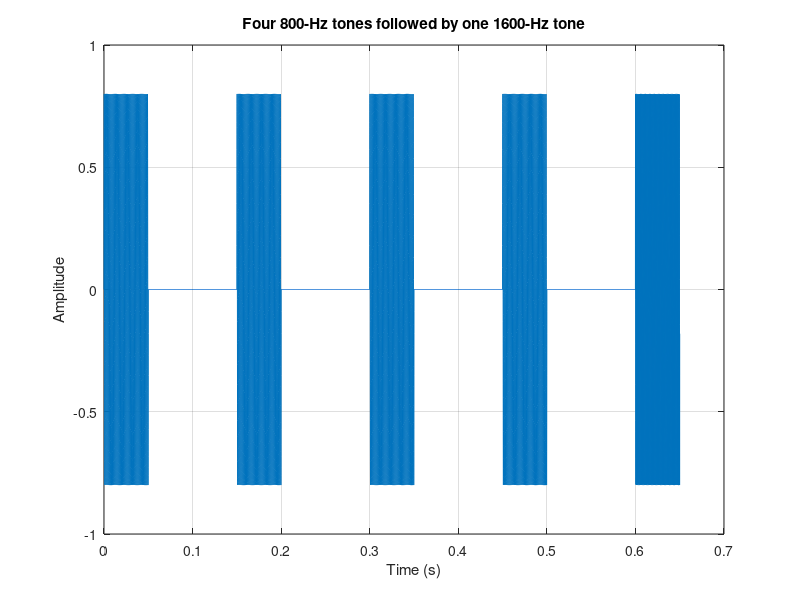

Write the MATLAB code that produced this figure.
%% Parameters
Fs = 44100;          % Sampling frequency (Hz)
toneDur = 0.050;     % Tone duration (s)
gapDur  = 0.1;     % Silence duration (s)
amp = 0.8;           % Amplitude (0-1)

%% Time vectors
tTone = 0:1/Fs:toneDur-1/Fs;

%% Generate tones
tone800  = amp * sin(2*pi*800*tTone);
tone1600 = amp * sin(2*pi*1600*tTone);

%% Silence
gap = zeros(1, round(gapDur*Fs));

%% Construct stimulus
stimulus = [ ...
    tone800 gap ...
    tone800 gap ...
    tone800 gap ...
    tone800 gap ...
    tone1600 ];

%% Save as WAV
audiowrite('beep_train_0003.wav', stimulus, Fs);

%% Optional: Listen
sound(stimulus, Fs);

%% Optional: Plot waveform
t = (0:length(stimulus)-1)/Fs;
figure;
plot(t, stimulus);
xlabel('Time (s)');
ylabel('Amplitude');
title('Four 800-Hz tones followed by one 1600-Hz tone');
grid on;
